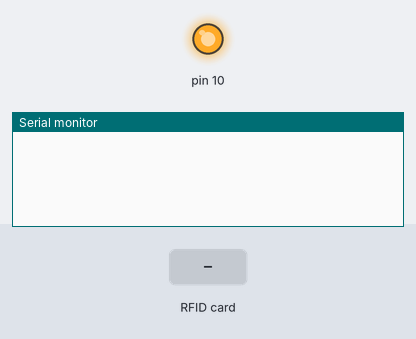
This sketch was run on a simulated Arduino Uno, built with avr-gcc and run on an emulated ATmega328P. On the bench: output pins drawn as LEDs (lit = HIGH), the last lines printed to the serial monitor. Inputs (shaded band) come from the test bench.

Above: at 1.2 s.
1.3 s: RFID card C3 08 30 95 held to the reader
At 1.8 s:
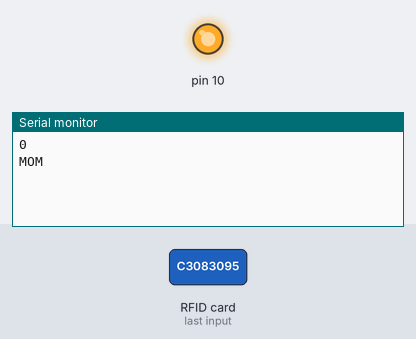
2.8 s: RFID card 73 25 3F 92 held to the reader
At 4.0 s:
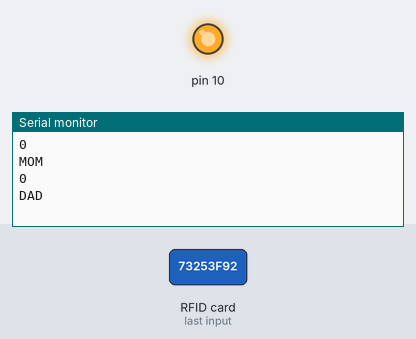
4.3 s: RFID card 5E 7A 19 C4 held to the reader
At 5.5 s:
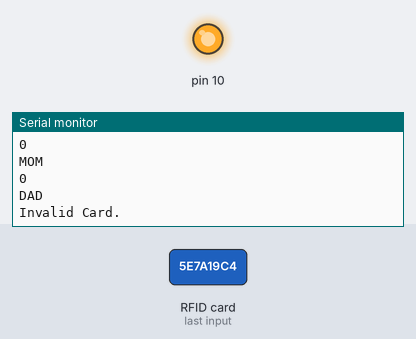

Measured:
- after the input at 1.3 s, the serial monitor: prints a new line at once (image 1)
- after the input at 2.8 s, the serial monitor: prints a new line at once (image 2)
- after the input at 4.3 s, the serial monitor: prints a new line at once (image 3)

The sketch:

identify_user.ino
```cpp
/*

 * Uses MIFARE RFID card using RFID-RC522 reader
 * Uses MFRC522 - Library
 * -----------------------------------------------------------------------------------------
 *             MFRC522      Arduino
 *             Reader/PCD   Feather Huzzah
 * Signal      Pin          Pin
 * -----------------------------------------------------------------------------------------
 * RST/Reset   RST          0
 * SPI SS      SDA(SS)      15
 * SPI MOSI    MOSI         13
 * SPI MISO    MISO         12
 * SPI SCK     SCK          14
*/

#include <SPI.h>
#include <MFRC522.h>

#define SS_PIN 15
#define RST_PIN 0

MFRC522 rfid(SS_PIN, RST_PIN);

// initialize array to store NUID that has been read
byte nuidPICC[4];

const int numOfCards = 2;//the nuber of cards. this can change as you want
byte cards[numOfCards][4] = {{0xC3, 0x08, 0x30, 0x95},{0x73, 0x25, 0x3F, 0x92}}; // array of UIDs of rfid cards
int n = 0;//n is for the total number of family members//j is for to detect the card is valid or not
int numCard[numOfCards]; //this array content the details of cards that already detect or not .
String names[numOfCards] = {"MOM","DAD"};//each family member
int fLocations[numOfCards] = {0,0};//family member locations


void setup() {
  Serial.begin(9600);
  SPI.begin(); // initialize SPI
  rfid.PCD_Init(); // initialize MFRC522
}

void loop() {

  // find card
  if ( ! rfid.PICC_IsNewCardPresent())
    return;

  // verify if NUID is readable
  if ( ! rfid.PICC_ReadCardSerial())
    return;
  int j = -1;
  MFRC522::PICC_Type piccType = rfid.PICC_GetType(rfid.uid.sak);

  // Check whether the card type is MIFARE
  if (piccType != MFRC522::PICC_TYPE_MIFARE_MINI &&
    piccType != MFRC522::PICC_TYPE_MIFARE_1K &&
    piccType != MFRC522::PICC_TYPE_MIFARE_4K) {
    Serial.println("Type not support");
    return;
  }

  // Save the NUID to the nuidPICC array
  for (byte i = 0; i < 4; i++) {
    nuidPICC[i] = rfid.uid.uidByte[i];
  }

  for (int i = 0; i < numOfCards; i++) {
    if (nuidPICC[0] == cards[i][0] && nuidPICC[1] == cards[i][1] && nuidPICC[2] == cards[i][2] && nuidPICC[3] == cards[i][3]) {
      j = i;
    }
  }
  if(j == -1) {//check the card validity
    invalid();
  }
  else {
    //send data to display and save
    logCardData(names[j], fLocations[j], j);
  }
  delay(1000);

  // set IC card placed in the reading area enters hibernation state, no longer read the card repeatedly
  rfid.PICC_HaltA();

  // Stop reading the card module code
  rfid.PCD_StopCrypto1();

}

void invalid(){
  Serial.println("Invalid Card.");
}

void logCardData(String name, long fLocation, int j){
  fLocations[j] = fLocations[j] + 1;
  if (fLocations[j]==4)
  {
    fLocations[j]=0;
  }
  numCard[j] = 1;//put 1 in the numCard array : numCard[j]={1,1} to let the arduino know if the card was detecting

  //display details to the console (serial monitor)
  Serial.print(fLocation); //print location of member
  Serial.println();
  Serial.print(name); //print name of student
  Serial.println();

}
```
